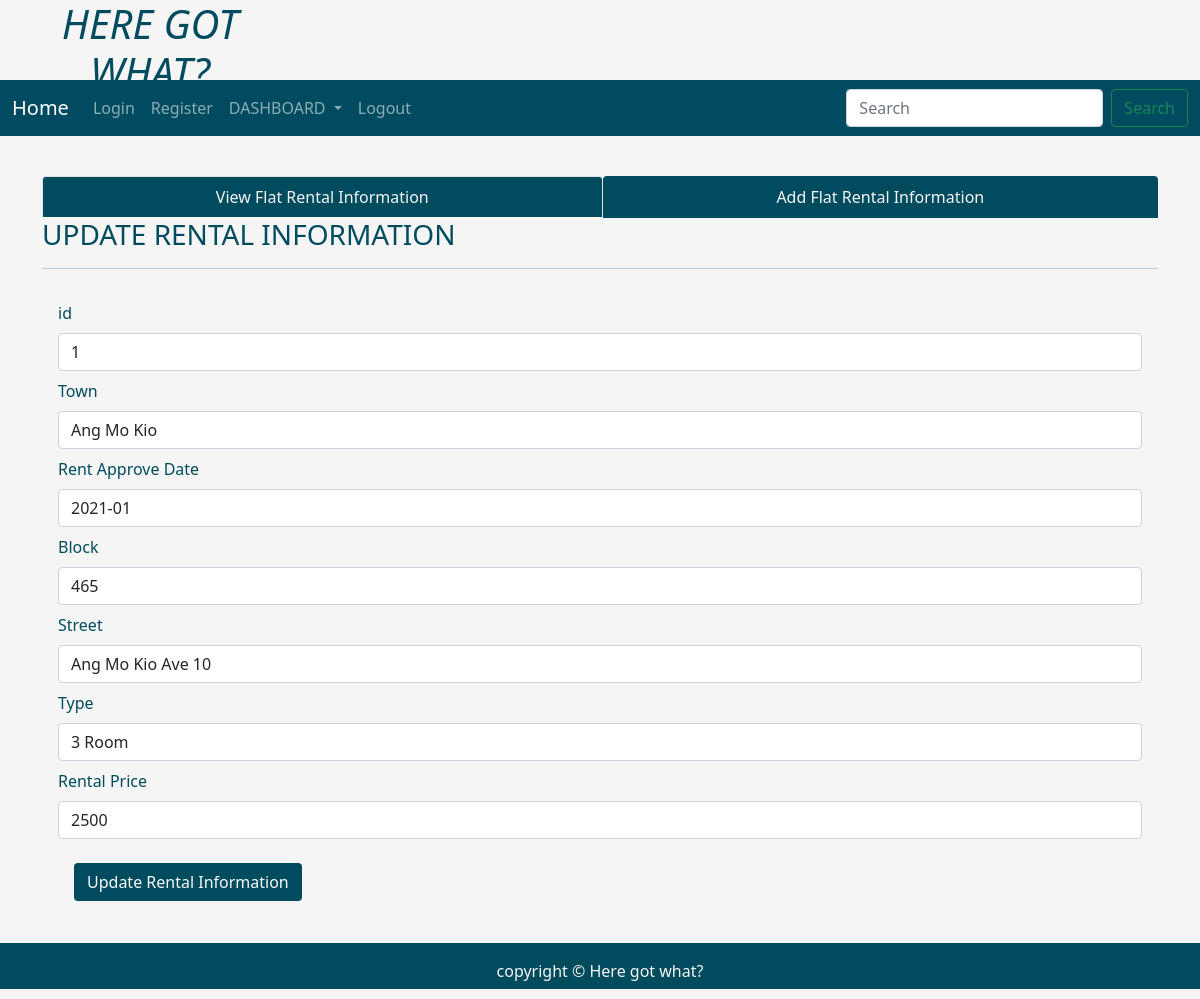
The app's page /fetchonerental/1 with its own data.
### tables this page shows
CREATE TABLE "rental" (
	"id"	INTEGER,
	"town"	TEXT,
	"rent_approve_date"	TEXT,
	"block"	TEXT,
	"street"	TEXT,
	"type"	TEXT,
	"monthly_rent"	TEXT,
	FOREIGN KEY("town") REFERENCES "population"("town"),
	PRIMARY KEY("id" AUTOINCREMENT)
);

### application.py (the view)
@application.route('/fetchonerental/<int:id>')
def fetchonerental(id):
    user = get_active_user()
    db = get_database()
    rental_cur = db.execute('SELECT * from rental where id = ?', [id])
    single_rental = rental_cur.fetchone()
    return render_template('updaterentalinfo.html', user = user, single_rental = single_rental)

### application.py (called while the page is built)
@application.teardown_appcontext
def close_database(error):
    if hasattr(g, 'ICT2103Web_db'):
        g.ICT2103Web_db.close()

def get_active_user():
    user = None
    if 'user' in session:
        user = session['user']
        db = get_database()
        user_cur = db.execute('select * from users where name =?', [user])
        user = user_cur.fetchone()
    return user

### database.py (called while the page is built)
def connect_to_database():
    sql = sqlite3.connect('C:/ICT2103Web/ICT2103Web.db')
    sql.row_factory = sqlite3.Row
    return sql

def get_database():
    if not hasattr(g, 'ICT2103Web_db'):
        g.ICT2103Web_db = connect_to_database()
    return  g.ICT2103Web_db

### templates/updaterentalinfo.html (shortened to what this page needs)
<!DOCTYPE html>
<html lang="en">
<head>
    <link rel="stylesheet" href="https://cdnjs.cloudflare.com/ajax/libs/font-awesome/4.7.0/css/font-awesome.min.css">
    <link href="https://cdn.jsdelivr.net/npm/bootstrap@5.1.3/dist/css/bootstrap.min.css" rel="stylesheet"
>
    <link rel="stylesheet" href="{{ url_for('static', filename='home.css')}}" type="text/css">
</head>
<body>
    <div class="parent">
        <div class="child child1">
            <h1 class="text-center"><i>HERE GOT WHAT?</i></h1>
        </div>
        <div class="child child3 dropdown">
            <nav class="navbar navbar-expand-lg navbar-dark" style="background-color: #004b5f;">
                <div class="container-fluid">
                    <a class="navbar-brand" href="{{url_for('index')}}">Home</a>
                    <div class="collapse navbar-collapse" id="navbarSupportedContent">
                        <ul class="navbar-nav me-auto mb-2 mb-lg-0">
                            <li class="nav-item">
                                <a class="nav-link" aria-current="page" href="{{url_for('userLogin')}}">Login</a>
                            </li>
                            <li class="nav-item">
                                <a class="nav-link" href="{{url_for('userRegister')}}">Register</a>
                            </li>
                            <li class="nav-item dropdown">
                                <a class="nav-link dropdown-toggle" href="#" id="navbarDropdown" role="button"
                                    data-bs-toggle="dropdown" aria-expanded="false">
                                    DASHBOARD
                                </a>
                            </li>
                            <li class="nav-item">
                                <a class="nav-link" href="#">Logout</a>
                            </li>
                        </ul>
                        <form class="d-flex">
                            <input class="form-control me-2" type="search" placeholder="Search" aria-label="Search">
                            <button class="btn btn-outline-success" type="submit">Search</button>
                        </form>
                    </div>
                </div>
            </nav>
        </div>
        <div class="child child5" style="color:rgb(0, 75, 93);">
        </div>
        <div class="child child6 container" style="color:rgb(0, 75, 93);">
            <ul class="nav nav-tabs nav-fill">
                <li class="nav-item">
                    <a class="nav-link active" aria-current="page" href="{{ url_for('rentalinfo')}}"
                        style=" background-color:rgb(0, 75, 93); color:whitesmoke;">View Flat Rental Information</a>
                </li>
                <li class="nav-item">
                    <a class="nav-link" href="{{ url_for('addnewrental')}}"
                        style=" background-color:rgb(0, 75, 93); color:whitesmoke;">Add Flat Rental Information</a>
                </li>
            </ul>
            <div class="table-responsive-lg caption-top">
                <caption>
                    <h3>UPDATE RENTAL INFORMATION</h3>
                </caption>
                <hr>
                {% if single_rental %}
                <form class="p-3" action="/updaterentalinfo" method="POST">
                    <div class="mb-2">
                        <label for="id" class="form-label">id</label>
                        <input type="text" class="form-control" id="id" name="id" value="{{single_rental['id']}}">
                    </div>
                    <div class="mb-2">
                        <label for="town" class="form-label">Town</label>
                        <input type="text" class="form-control" id="town" name="town"
                            value="{{single_rental['town']}}">
                    </div>
                    <div class="mb-2">
                        <label for="rent_approve_date" class="form-label">Rent Approve Date</label>
                        <input type="text" class="form-control" id="rent_approve_date" name="rent_approve_date"
                            value="{{single_rental['rent_approve_date']}}">
                    </div>
                    <div class="mb-2">
                        <label for="block" class="form-label">Block</label>
                        <input type="text" class="form-control" id="block" name="block"
                            value="{{single_rental['block']}}">
                    </div>
                    <div class="mb-2">
                        <label for="street" class="form-label">Street</label>
                        <input type="text" class="form-control" id="street" name="street"
                            value="{{single_rental['street']}}">
                    </div>
                    <div class="mb-2">
                        <label for="type" class="form-label">Type</label>
                        <input type="text" class="form-control" id="type" name="type"
                            value="{{single_rental['type']}}">
                    </div>
                    <div class="mb-2">
                        <label for="monthly_rent" class="form-label">Rental Price</label>
                        <input type="text" class="form-control" id="monthly_rent" name="monthly_rent"
                            value="{{single_rental['monthly_rent']}}">
                    </div>
                    {% endif %}
                    <button type="submit" class="btn text-light m-3" style="background-color:rgb(0, 75, 93);">Update
                        Rental Information</button>
                </form>
            </div>
        </div>
        <div class="child child7" style="background-color:rgb(0, 75, 93); color:whitesmoke;">
            <p class="p-3 text-center">copyright &copy Here got what?</p>
        </div>
    </div>
</body>
</html>

### static/home.css (style rules this page uses)
html, body { height: 100%; background-color:whitesmoke; color:rgb(0, 75, 93); }
.parent { height: 100%; display: grid; grid-template-columns: repeat(4, 1fr); grid-template-rows: 10% 5% 7% auto 7%; }
.child { margin-bottom: 10px; }
.child1 { grid-column: 1/2; grid-row: 1/2; }
.child3 { grid-column: 1/-1; grid-row: 2/3; }
.child5 { grid-column: 4/5; grid-row: 3/4; text-align: center; }
.child6 { grid-column: 1/-1; grid-row: 4/5; }
.child7 { grid-column: 1/-1; grid-row: 5/6; }

### records on screen
rental: id "1", town "Ang Mo Kio", rent_approve_date "2021-01", block "465", street "Ang Mo Kio Ave 10", type "3 Room", monthly_rent "2500"
